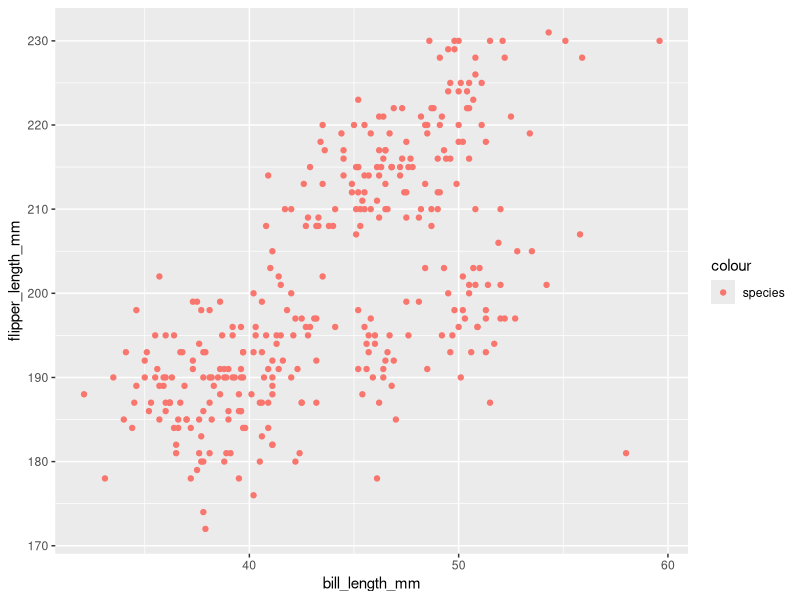
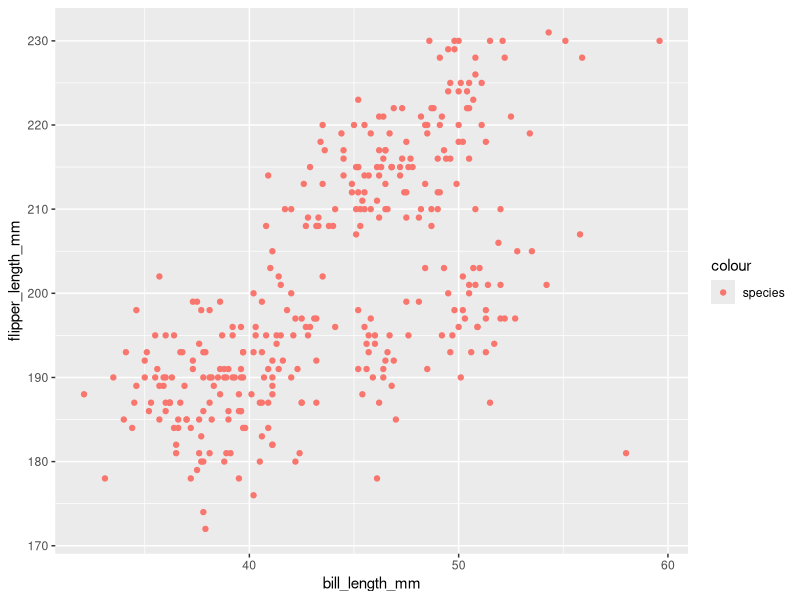

Generate these figures, in order, with R:
## ---- chunk 1
knitr::opts_chunk$set(echo = TRUE)
## ---- chunk 2
data("penguins", package = "palmerpenguins")
## ---- chunk 3
penguins
## ---- chunk 4
names(penguins)
## ---- chunk 5
nrow(penguins)
## ---- chunk 6
ncol(penguins)
## ---- chunk 7
mean(penguins$flipper_length_mm,na.rm = TRUE)
## ---- chunk 8
library(ggplot2)
ggplot(penguins, aes(x=bill_length_mm, y=flipper_length_mm,color = "species")) + geom_point()
ggsave(file = "first_scatterplot.pdf")
## ---- chunk 9
library(tidyverse)

# Step 1: Create the DataFrame
sample <- rnorm(10)
logical_vector <- sample > 0
char_vector <- c('A', 'B', 'C', 'D', 'E', 'F', 'G', 'H', 'I', 'J')
factor_vector <- factor(sample(c("Level_1", "Level_2", "Level_3"), 10, replace = TRUE))

df <- tibble(
  Random_Sample = sample,
  Logical_Vector = logical_vector,
  Character_Vector = char_vector,
  Factor_Vector = factor_vector
)

print(df)
## ---- chunk 10
# Step 2: Take the mean of each variable
mean_random_sample <- df %>% pull(Random_Sample) %>% mean()
mean_logical_vector <- df %>% pull(Logical_Vector) %>% mean()
mean_character_vector <- df %>% pull(Character_Vector) %>% mean()
mean_factor_vector <- df %>% pull(Factor_Vector) %>% mean()

print(mean_random_sample)       # work
print(mean_logical_vector)      # work
print(mean_character_vector)    # doesn't work (character variable cannot be calculated mean)
print(mean_factor_vector)       # doesn't work (factor variable cannot be calculated mean)
## ---- chunk 11
# Convert variables
numeric_logical_vector <- as.numeric(df$Logical_Vector) # work so it could be calculated mean in the last part
numeric_character_vector <- as.numeric(df$Character_Vector) # doesn't work, so non-numeric variables cannot be calculated mean
numeric_factor_vector <- as.numeric(df$Factor_Vector)
